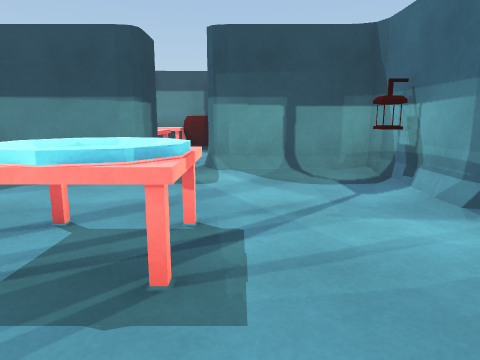
[1] (above)

16 first-person views from a walk through a 3-D level made in the Unity game engine. The camera is 1.2 m above the floor, tilts 10° down and sees 70° across. The floor is counted in squares, 0.9 m on a side. Each view is taken from the middle of a square. On the plan, view 1 faces up. The plan holds only what a view shows up to about 15 squares ahead; the rest is blank. The player character is not drawn.

[2]
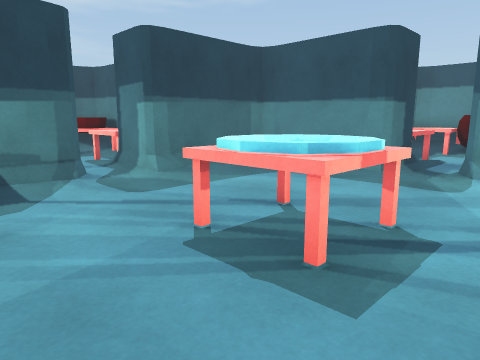

[3]
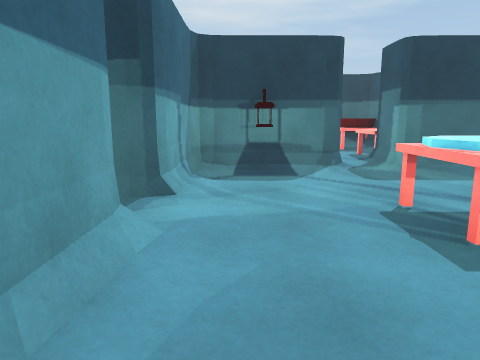

[4]
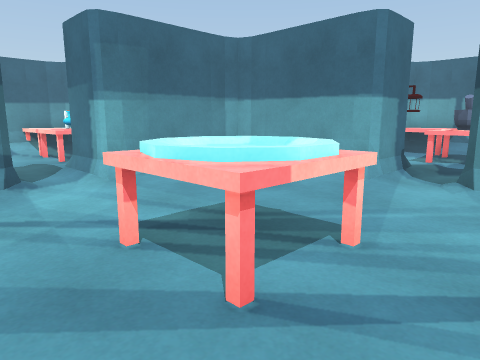

[5]
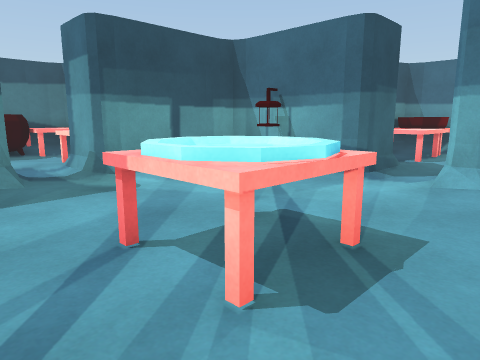

[6]
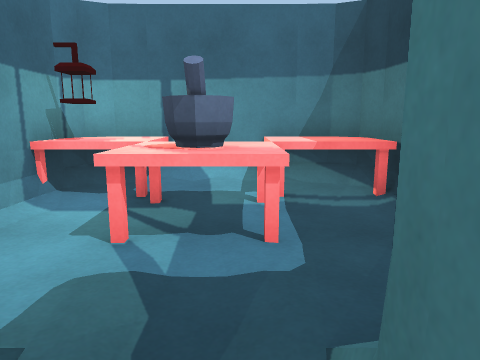

[7]
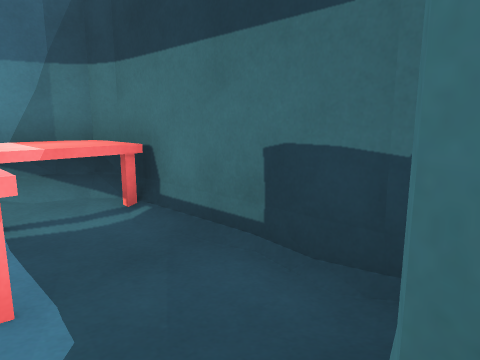

[8]
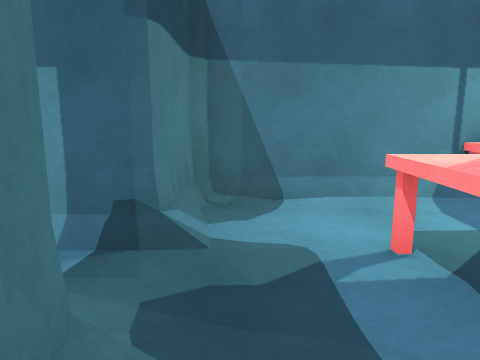

[9]
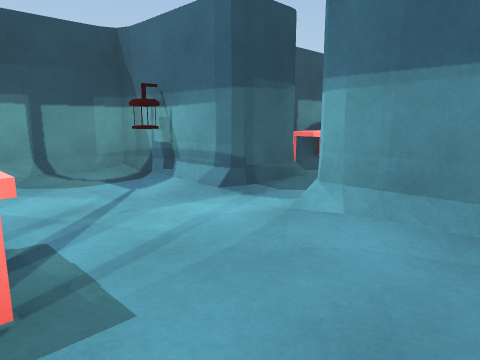

[10]
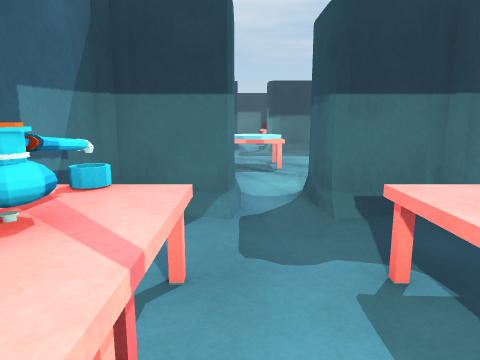

[11]
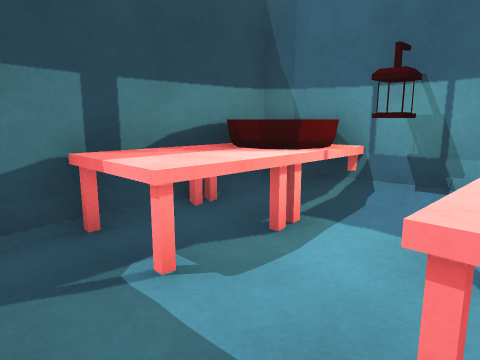

[12]
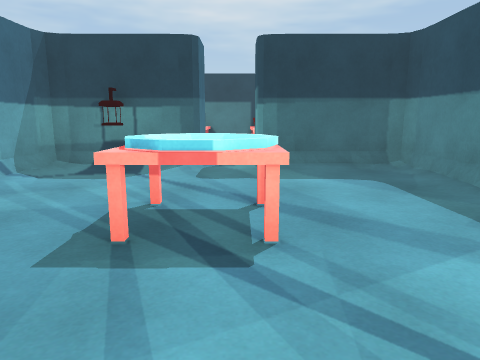

[13]
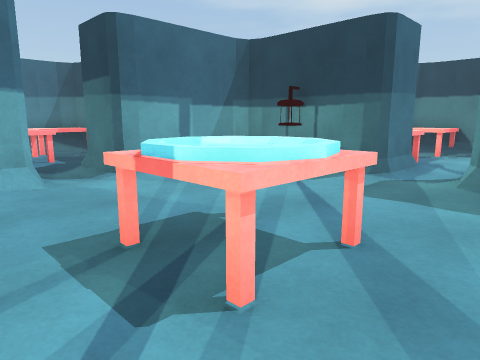

[14]
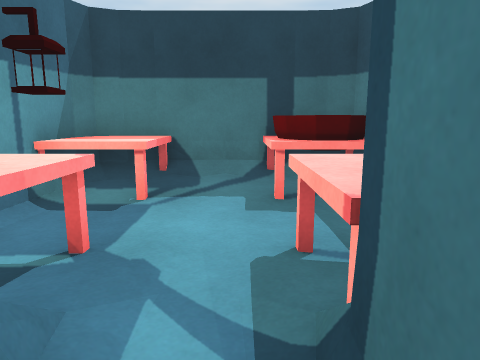

[15]
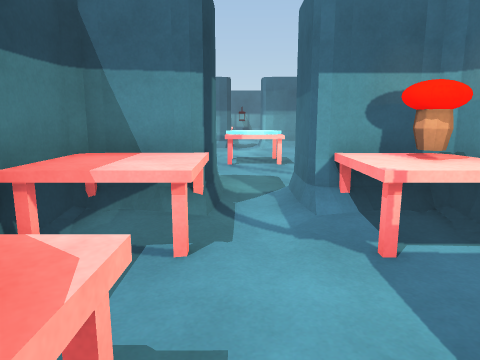

[16]
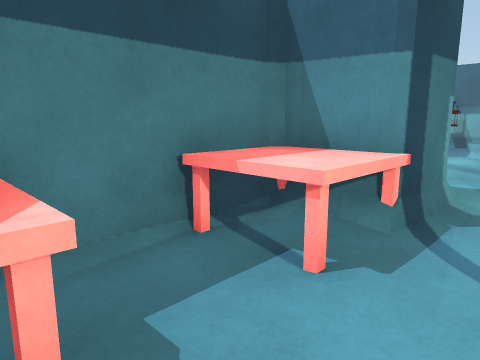

### Floor plan
Points are (right, up) in squares from view 1. A wall is a line through its corners. A room is listed if a view was taken in it or the views show most of it. See-through windows are left out.
Room 1 (views 1, 2, 3, 4, 5, 9, 12, 13)
walls: (-2.9, 8.6) (-6.1, 8.6) (-6.5, 8.5) (-6.6, 8.1); (-6.6, 5.2) (-6.7, 4.5); (-6.6, 2.4) (-6.6, -0.7) (-6.5, -1.1) (-6, -1.3) (-3, -1.3); (-0.1, 8.6) (-0.7, 8.7) (-0.8, 8.9) (-0.8, 10.4); (-6.9, 2.9) (-6.7, 2.7) (-6.6, 2.2); (3.3, 5) (3.3, 8.1) (3.2, 8.5) (2.8, 8.6) (-0.6, 8.6); (-3.1, -1.3) (-2.6, -1.3); (-0.8, -1.3) (2.8, -1.3) (3.2, -1.1) (3.3, -0.7) (3.3, 2.4); (-0.8, -1.4) (-0.3, -1.3); (3.3, 2.2) (3.5, 2.9); (3.6, 4.5) (3.4, 4.6) (3.3, 5.3); (-6.6, 8.4) (-6.6, 5); (-2.5, 10.4) (-2.5, 8.7) (-3.1, 8.6)
low walls: (-3.9, 8.5) (-4.7, 8.6); (-6.5, 1.4) (-6.6, 0.7); (0.7, -1.1) (1.4, -1.2); (3.3, 0.9) (3.2, 1.9)
ways out: opening at (-2, -1) to room 2; opening at (4, 4) to room 3; opening at (-7, 4) to room 4; opening at (-2, 9.5)
objects: lantern (-6, 1); table (-2, 3) to (-1, 4); lantern (3, 7)
Room 2 (views 6, 7, 8)
walls: (-2.5, -9.2) (-0.5, -9.2); (-4.6, -4) (-4.7, -7.5); (1.4, -7.5) (1.4, -4); (1.4, -4.1) (1.3, -3.5); (0.8, -3.1) (-0.8, -3.2) (-0.8, -1.4); (-2.5, -1.4) (-2.5, -3.2) (-3.2, -3.3); (-2.6, -1.3) (-2.5, -1.6)
low walls: (0.8, -3.3) (-0.5, -3.3)
ways out: opening at (-2, -1) to room 1
objects: table (-5, -9) to (-3, -8); table (-2, -7) to (-1, -6); table (-1, -9) to (1, -8); lantern (1, -8)
Room 3 (views 10, 11)
walls: (5.1, 4.5) (3.6, 4.5); (5.3, 2.6) (5.3, 1.3); (6, 6.6) (5.5, 6.6); (5.3, 6.1) (5.3, 4.8); (10.5, 6.6) (6.6, 6.6); (11.3, 2.5) (11.3, 3.5); (6, 0.7) (7.4, 0.7); (5.5, 0.8) (6.2, 0.7); (11.1, 0.9) (11.3, 1.5); (3.5, 2.9) (5.1, 2.9)
ways out: opening at (4, 4) to room 1
objects: table (8, 1) to (9, 2); table (8, 5) to (9, 6); table (10, 1) to (11, 2); table (10, 5) to (11, 7); lantern (11, 4)
Room 4 (views 14, 15, 16)
walls: (-10.5, 6.6) (-13.8, 6.6) (-14.4, 6.4) (-14.6, 5.8) (-14.6, 1.6) (-14.4, 0.9); (-8.5, 2.9) (-6.9, 2.9); (-12.3, 0.7) (-11.6, 0.7); (-6.7, 4.5) (-7.6, 4.5)
ways out: opening at (-7, 4) to room 1
objects: table (-14, 1) to (-13, 2); table (-14, 5) to (-13, 7); lantern (-11, 1) to (-11, 2); table (-10, 1) to (-8, 2); table (-10, 5) to (-8, 7)

Positions as (right, up) in squares from view 1, and headings:
1: (0, 0), facing up
2: (1, 0), facing up-left
3: (3, 0), facing left
4: (-4, 6), facing down-right
5: (-4, 1), facing up-right
6: (-2, -2), facing down
7: (-2, -3), facing down-left
8: (-4, -4), facing right
9: (-1, 0), facing up-right
10: (11, 3), facing left
11: (6, 2), facing up-right
12: (3, 4), facing left
13: (1, 6), facing down-left
14: (-7, 4), facing left
15: (-14, 4), facing right
16: (-13, 3), facing up-right
